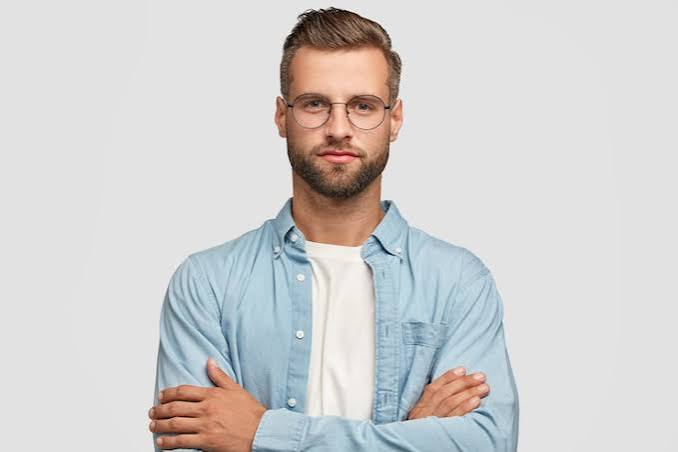
#> input picture img.jpg, 678 x 452 px
$ python Chapter1.py
#> lines starting #> are read from the running program, lines starting #| are printed output that depends on the picture; after the words box and inside, x2 and y2 are one past the last pixel; in counts of white or black regions, pixels touching at a corner belong together
import cv2
#print(cv2.__version__)
import numpy as np
img = cv2.imread('img.jpg')
#> img is the input picture: shape (452, 678, 3); mean B, G, R 208.1, 208.6, 209.8


imgGray =cv2.cvtColor(img,cv2.COLOR_BGR2GRAY)
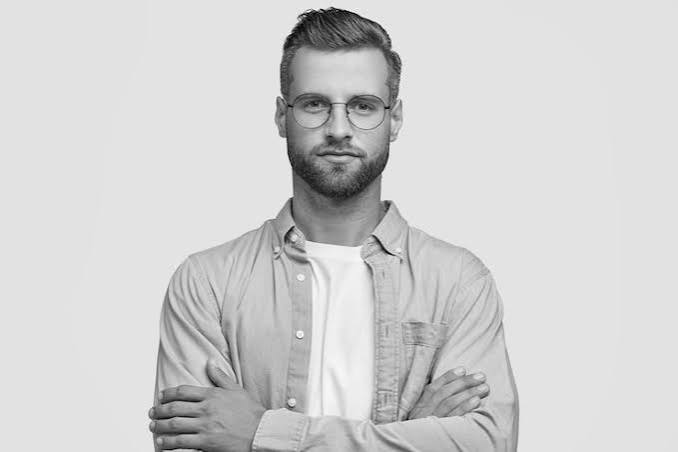
#> imgGray: shape (452, 678); min 0, max 254, mean 208.9
imgBlur = cv2.GaussianBlur(imgGray,(7,7),5)
imgCanny = cv2.Canny(img,100,150)
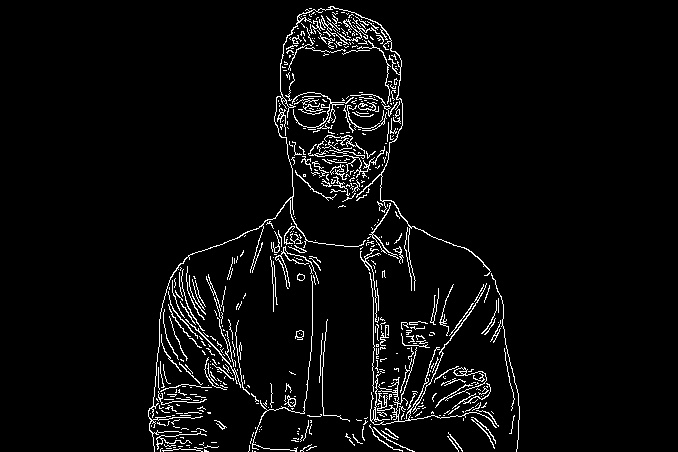
#> imgCanny: shape (452, 678); 4.2% white in thin lines or dots, all inside (x1, y1, x2, y2) = (148, 6, 520, 452)

kernel = np.ones((5,5),np.uint8)
imgDia = cv2.dilate(imgCanny,(7,7),iterations=1)
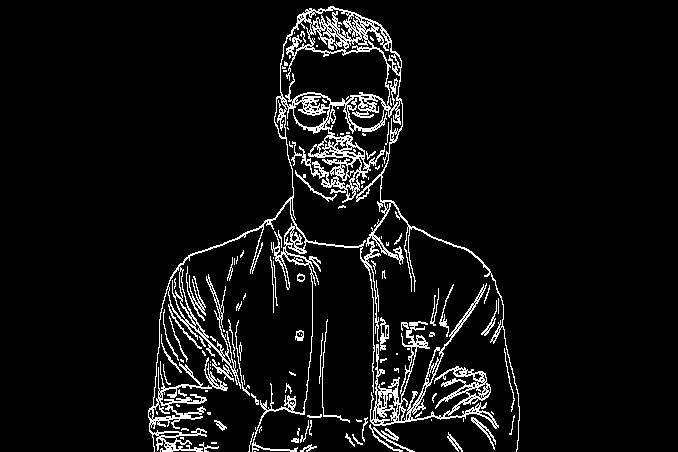
#> imgDia: shape (452, 678); 6.5% white in thin lines or dots, all inside (x1, y1, x2, y2) = (148, 6, 520, 452)
imgErode = cv2.erode(imgDia,(7,7),iterations=2)
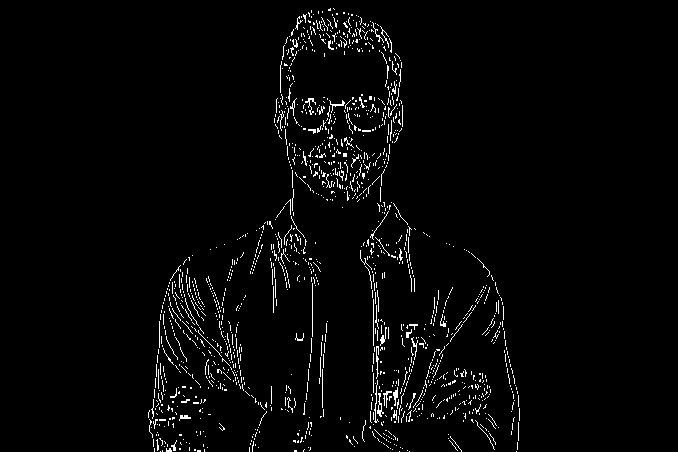
#> imgErode: shape (452, 678); 2.7% white in thin lines or dots, all inside (x1, y1, x2, y2) = (148, 8, 520, 452)

cv2.imshow("Image",img)
#cv2.imshow("Image Gray",imgGray)
#cv2.imshow("Image Blur",imgBlur)
#cv2.imshow("Image Canny",imgCanny)   #------- 5main functions of image processing
cv2.imshow("Image Dilation",imgDia)
cv2.imshow("Image Erode",imgErode)


cv2.waitKey(0)
